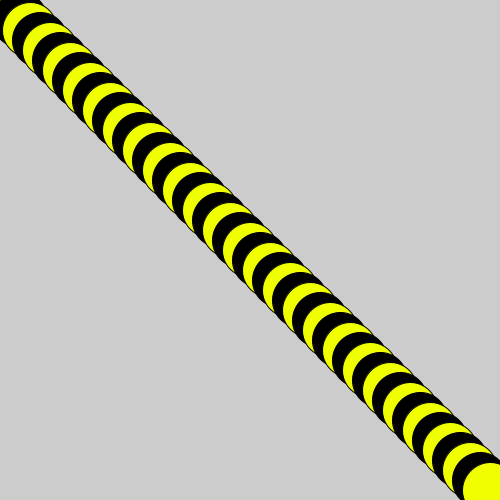
Frame 1 (no input)
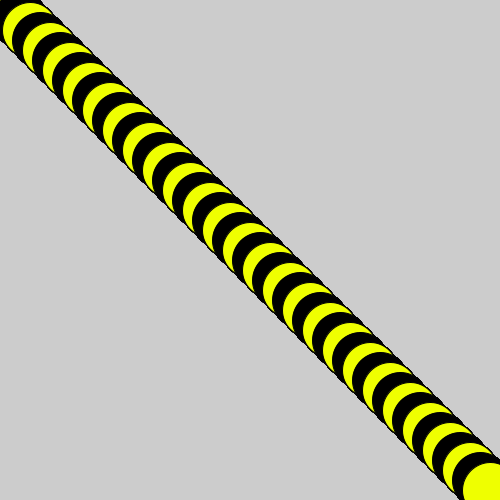
Frame 60 (the mouse pressed at the canvas centre just before this capture)
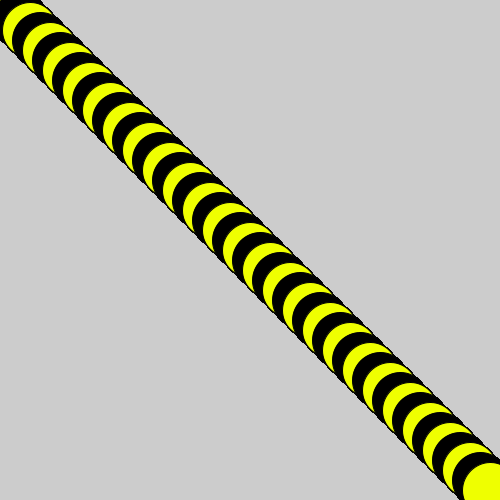
Frame 120 (the mouse held since frame 60 and released just before this capture)

The Processing sketch that drew these frames (run headless with seeded random() and noise(); from frame 60 on, the mouse is pressed at the canvas centre):

// Processing sketch: sketch_150723a
// ── sketch_150723a.pde
void setup ()
{
size (500,500);
}

void draw ()
{
  for (int i = 0; i < 500; i+=10)
  {
ellipse (i, i, 55, 55);

if (i %20==0)
{
fill (239, 255, 0);
}

else 
{
fill (0,0,0);
}
}
}
